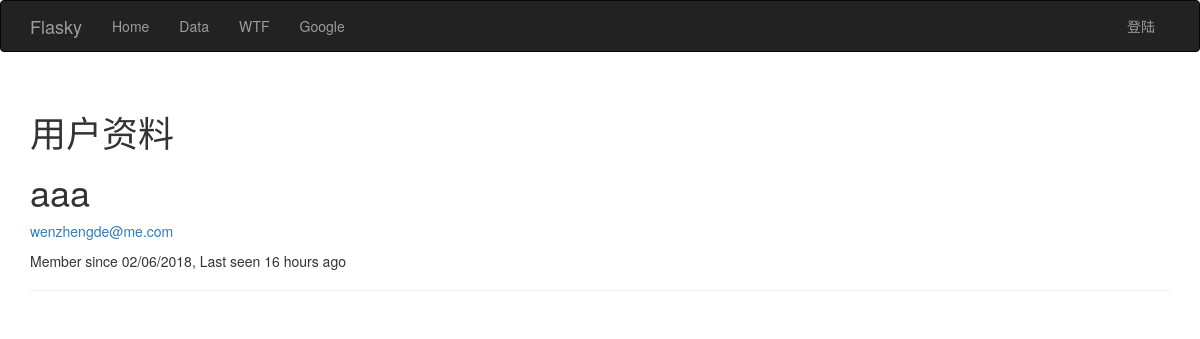
The page /user/aaa on the database as committed earlier.
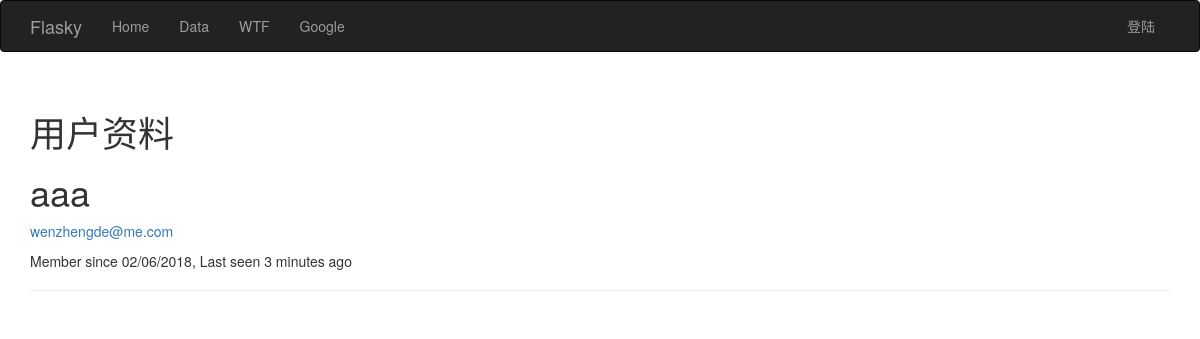
The same page on the database as committed later.
### app/models.py (models this page shows, shortened)
class User(UserMixin,db.Model):
    __tablename__ = 'users'
    id = db.Column(db.Integer, primary_key=True)
    email = db.Column(db.String(64),unique=True,index=True)
    username = db.Column(db.String(64), unique=True, index=True)
    password_hash = db.Column(db.String(128))
    role_id = db.Column(db.Integer, db.ForeignKey('roles.id'))
    confirmed = db.Column(db.Boolean,default=False)
    name = db.Column(db.String(64))
    location = db.Column(db.String(64))
    about_me = db.Column(db.Text())
    member_since = db.Column(db.DateTime(),default=datetime.utcnow)
    last_seen = db.Column(db.DateTime(),default=datetime.utcnow)
    @property
    def password(self):
        raise AttributeError('password is not a readable attribute')

### app/main/views.py (the view)
@main.route('/user/<username>')
def user(username):
    user = User.query.filter_by(username = username).first()
    if user is None:
        abort(404)
    return render_template('user.html',user=user)

### app/auth/views.py (called while the page is built)
@auth.before_app_request
def before_request():
    if current_user.is_authenticated:
        current_user.ping()
        if not current_user.confirmed and request.endpoint[:5] !='auth.':
            return  redirect(url_for('auth.unconfirmed'))

### app/main/__init__.py (called while the page is built)
@main.app_context_processor
def inject_permissions():
    return dict(Permission=Permission)

### app/templates/user.html (shortened to what this page needs)
{% extends "base.html" %}
{% block page_content %}
<div class="page-header">
    <h1>用户资料</h1>
    <h1>{{ user.username }}</h1>
    {% if current_user.is_administrator %}
    <p><a href="mailto:{{ user.email }}">{{ user.email }}</a> </p>
    {% endif %}
    <p>
        Member since {{ moment(user.member_since).format('L') }},
        Last seen {{ moment(user.last_seen).fromNow() }}
    </p>
</div>
{% endblock %}

### app/templates/base.html (shortened to what this page needs)
{% extends "bootstrap/base.html" %}
{% block head %}
{{ super() }}
{% endblock %}
{% block navbar %}
<div class="navbar navbar-inverse" role="navigation">
    <div class="container">
        <div class="navbar-header">
            <a class="navbar-brand" href="/">Flasky</a>
        </div>
        <div class="navbar-collapse collapse">
            <ul class="nav navbar-nav">
                <li><a href="/">Home</a></li>
                <li><a href="/data">Data</a></li>
                <li><a href="/wtf">WTF</a></li>
                <li><a href="/redirect">Google</a></li>
            </ul>
            <ul class="nav navbar-nav navbar-right">
                {% if current_user.is_authenticated %}
                    <li class="dropdown">
                        <a href="#" class="dropdown-toggle" data-toggle="dropdown">{{ current_user.email }} <b class="caret"></b></a>
                        <ul class="dropdown-menu">
                            <li><a href="{{ url_for('main.user',username=current_user.username) }}">账号详情</a> </li>
                            <li><a href="{{ url_for('auth.change_password') }}">修改密码</a></li>
                            <li><a href="{{ url_for('auth.change_email_request') }}">修改Email地址</a></li>
                            <li><a href="{{ url_for('auth.logout') }}">退出</a></li>
                        </ul>
                    </li>
                {% else %}
                    <li><a href="{{ url_for('auth.login') }}">登陆</a></li>
                {% endif %}
        </div>
    </div>
</div>
{% endblock %}
{% block content %}
<div class="container">
    {% block page_content %}{% endblock %}
</div>
{% endblock %}

Rows that differ between the two databases and show on the page:
changed User "aaa": last_seen "16 hours ago" → "3 minutes ago"
